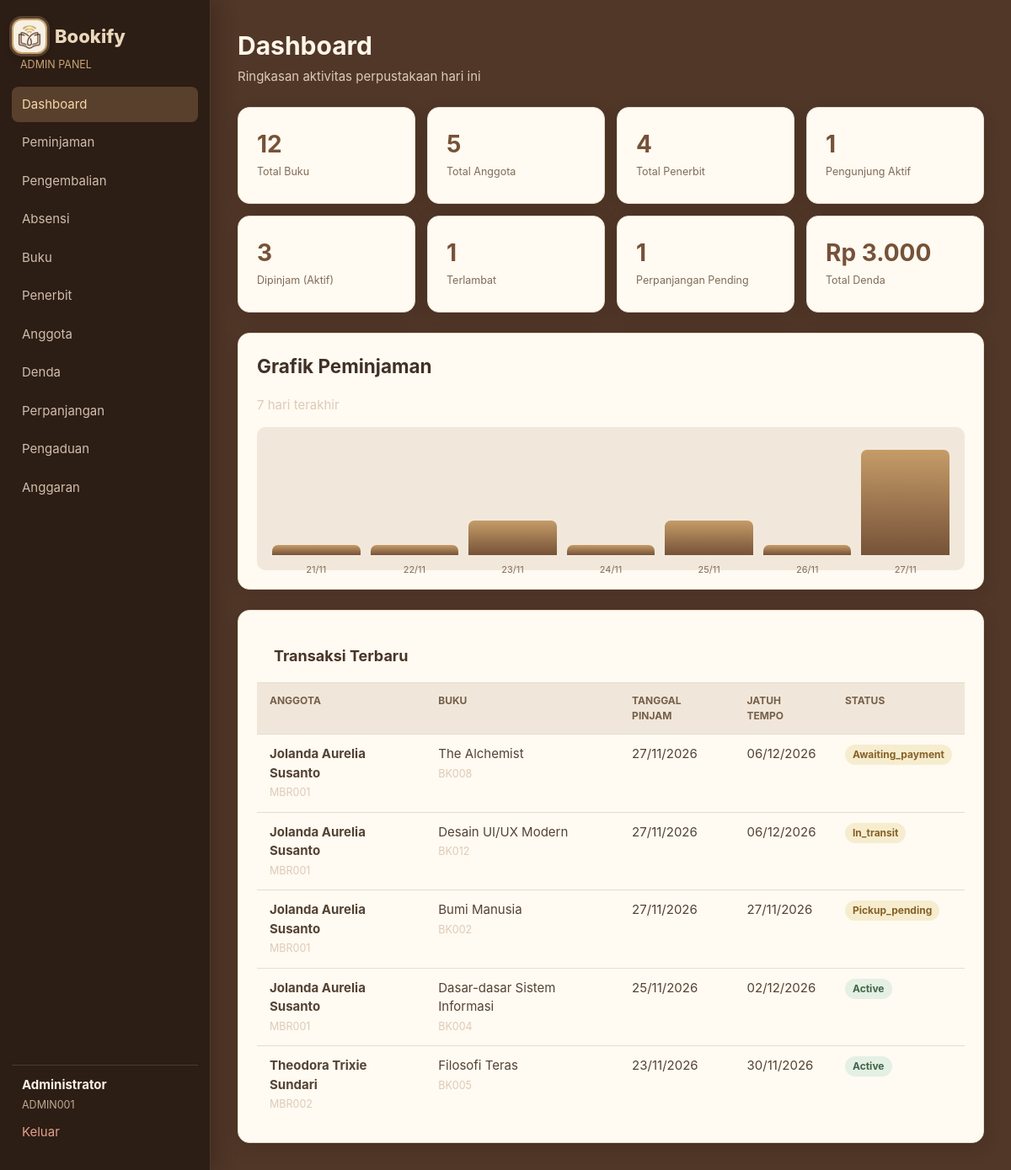
Page /admin/dashboard.php (signed in) on the committed database.
### tables this page shows
CREATE TABLE borrowings (
    id INTEGER PRIMARY KEY AUTOINCREMENT, user_id INTEGER NOT NULL, book_id INTEGER NOT NULL,
    borrowed_at TEXT NOT NULL DEFAULT CURRENT_TIMESTAMP, due_date TEXT NOT NULL, returned_at TEXT,
    status TEXT NOT NULL DEFAULT 'active', renew_count INTEGER NOT NULL DEFAULT 0,
    created_at TEXT NOT NULL DEFAULT CURRENT_TIMESTAMP, updated_at TEXT NOT NULL DEFAULT CURRENT_TIMESTAMP, fulfillment_method TEXT, pickup_deadline TEXT, shipping_fee INTEGER NOT NULL DEFAULT 0, receipt_no TEXT, estimated_delivery TEXT, payment_method TEXT, paid_at TEXT, delivery_address TEXT, payment_deadline TEXT, history_visible INTEGER NOT NULL DEFAULT 1,
    FOREIGN KEY (user_id) REFERENCES users(id), FOREIGN KEY (book_id) REFERENCES books(id)
);

CREATE TABLE users (
    id INTEGER PRIMARY KEY AUTOINCREMENT, member_id TEXT NOT NULL UNIQUE, name TEXT NOT NULL,
    email TEXT NOT NULL UNIQUE, phone TEXT, gender TEXT, address TEXT, password TEXT NOT NULL,
    role TEXT NOT NULL DEFAULT 'member', status TEXT NOT NULL DEFAULT 'active',
    created_at TEXT NOT NULL DEFAULT CURRENT_TIMESTAMP, updated_at TEXT NOT NULL DEFAULT CURRENT_TIMESTAMP
, photo_path TEXT, nik TEXT);

CREATE TABLE books (
    id INTEGER PRIMARY KEY AUTOINCREMENT, book_id TEXT NOT NULL UNIQUE, title TEXT NOT NULL, author TEXT NOT NULL,
    year INTEGER, pages INTEGER, genre TEXT, stock INTEGER NOT NULL DEFAULT 1, available INTEGER NOT NULL DEFAULT 1,
    cover_url TEXT, publisher_id INTEGER, created_at TEXT NOT NULL DEFAULT CURRENT_TIMESTAMP,
    updated_at TEXT NOT NULL DEFAULT CURRENT_TIMESTAMP, synopsis TEXT,
    FOREIGN KEY (publisher_id) REFERENCES publishers(id) ON DELETE SET NULL
);

### admin/dashboard.php (the view, shortened to what this page needs)
<?php
require_once __DIR__ . '/../includes/layout.php';
$stats = [
    ['Total Buku', count_of('books'), '#818cf8'], ['Total Anggota', count_of('users', "role='member'"), '#c084fc'],
    ['Total Penerbit', count_of('publishers'), '#34d399'], ['Pengunjung Aktif', count_of('attendances', 'check_out IS NULL'), '#fbbf24'],
    ['Dipinjam (Aktif)', count_of('borrowings', "status='active'"), '#60a5fa'], ['Terlambat', count_of('borrowings', "status='overdue'"), '#f87171'],
    ['Perpanjangan Pending', count_of('extensions', "status='pending'"), '#fb923c'], ['Total Denda', rupiah((int) (one("SELECT COALESCE(SUM(amount),0) AS amount FROM fines WHERE status='unpaid'")['amount'])), '#f472b6'],
];
$recent = rows('SELECT br.*, u.name, u.member_id, b.title, b.book_id FROM borrowings br JOIN users u ON u.id=br.user_id JOIN books b ON b.id=br.book_id ORDER BY br.borrowed_at DESC LIMIT 5');
$chart=[]; for ($i=6;$i>=0;$i--) { $date=date('Y-m-d', strtotime("-$i days")); $chart[]=['label'=>date('d/m',strtotime($date)), 'total'=>count_of('borrowings','date(borrowed_at)=?',[$date])]; }
?>
<section class="dashboard-stats"><?php foreach ($stats as [$label,$value,$color]): ?><div class="stat"><strong style="color:<?= e($color) ?>"><?= e($value) ?></strong><small><?= e($label) ?></small></div><?php endforeach; ?></section>
<section class="card" style="margin-bottom:24px"><h2 style="margin-top:0">Grafik Peminjaman</h2><p class="muted">7 hari terakhir</p><div class="chart"><?php $max=max(array_column($chart,'total')) ?: 1; foreach ($chart as $day): ?><div class="bar" title="<?= $day['total'] ?> peminjaman" style="height:<?= max(12, ($day['total'] / $max) * 125) ?>px"><span><?= e($day['label']) ?></span></div><?php endforeach; ?></div></section>
<section class="card table-card"><h2>Transaksi Terbaru</h2><table><thead><tr><th>Anggota</th><th>Buku</th><th>Tanggal Pinjam</th><th>Jatuh Tempo</th><th>Status</th></tr></thead><tbody><?php foreach ($recent as $row): ?><tr><td><b><?= e($row['name']) ?></b><br><small class="muted"><?= e($row['member_id']) ?></small></td><td><?= e($row['title']) ?><br><small class="muted"><?= e($row['book_id']) ?></small></td><td><?= date_id($row['borrowed_at']) ?></td><td><?= date_id($row['due_date']) ?></td><td><?= status_badge($row['status']) ?></td></tr><?php endforeach; ?></tbody></table></section>

### includes/bootstrap.php (shortened to what this page needs)
<?php
function e(mixed $value): string
{
    return htmlspecialchars((string) $value, ENT_QUOTES, 'UTF-8');
}
function pdo(): PDO
{
    static $pdo = null;
    if ($pdo instanceof PDO) {
        return $pdo;
    }
    $pdo = new PDO('sqlite:' . DB_FILE);
    $pdo->setAttribute(PDO::ATTR_ERRMODE, PDO::ERRMODE_EXCEPTION);
    $pdo->setAttribute(PDO::ATTR_DEFAULT_FETCH_MODE, PDO::FETCH_ASSOC);
    $pdo->exec('PRAGMA foreign_keys = ON');
    return $pdo;
}
function rows(string $query, array $params = []): array
{
    $statement = pdo()->prepare($query);
    $statement->execute($params);
    return $statement->fetchAll();
}
function one(string $query, array $params = []): ?array
{
    $statement = pdo()->prepare($query);
    $statement->execute($params);
    $result = $statement->fetch();
    return $result ?: null;
}
function count_of(string $table, string $where = '1=1', array $params = []): int
{
    return (int) one("SELECT COUNT(*) AS amount FROM {$table} WHERE {$where}", $params)['amount'];
}
function status_badge(string $status): string
{
    return '<span class="badge badge-' . e($status) . '">' . e(ucfirst($status)) . '</span>';
}
function date_id(?string $value, bool $withTime = false): string
{
    $time = strtotime($value);
    return date($withTime ? 'd/m/Y H:i' : 'd/m/Y', $time);
}

### rows in the picture
borrowings: user.name "Jolanda Aurelia Susanto", user.member_id "MBR001", book.title "The Alchemist", book.book_id "BK008", borrowed_at "27/11/2026", due_date "06/12/2026", status "Awaiting_payment"
borrowings: user.name "Jolanda Aurelia Susanto", user.member_id "MBR001", book.title "Desain UI/UX Modern", book.book_id "BK012", borrowed_at "27/11/2026", due_date "06/12/2026", status "In_transit"
borrowings: user.name "Jolanda Aurelia Susanto", user.member_id "MBR001", book.title "Bumi Manusia", book.book_id "BK002", borrowed_at "27/11/2026", due_date "27/11/2026", status "Pickup_pending"
borrowings: user.name "Jolanda Aurelia Susanto", user.member_id "MBR001", book.title "Dasar-dasar Sistem Informasi", book.book_id "BK004", borrowed_at "25/11/2026", due_date "02/12/2026", status "Active"
borrowings: user.name "Theodora Trixie Sundari", user.member_id "MBR002", book.title "Filosofi Teras", book.book_id "BK005", borrowed_at "23/11/2026", due_date "30/11/2026", status "Active"

### other values in the picture
$label "Dashboard"
$label "Peminjaman"
$label "Pengembalian"
$label "Absensi"
$label "Buku"
$label "Penerbit"
$label "Anggota"
$label "Denda"
$label "Perpanjangan"
$label "Pengaduan"
$label "Anggaran"
$user['name'] "Administrator"
$user['member_id'] "ADMIN001"
$title "Dashboard"
$subtitle "Ringkasan aktivitas perpustakaan hari ini"
